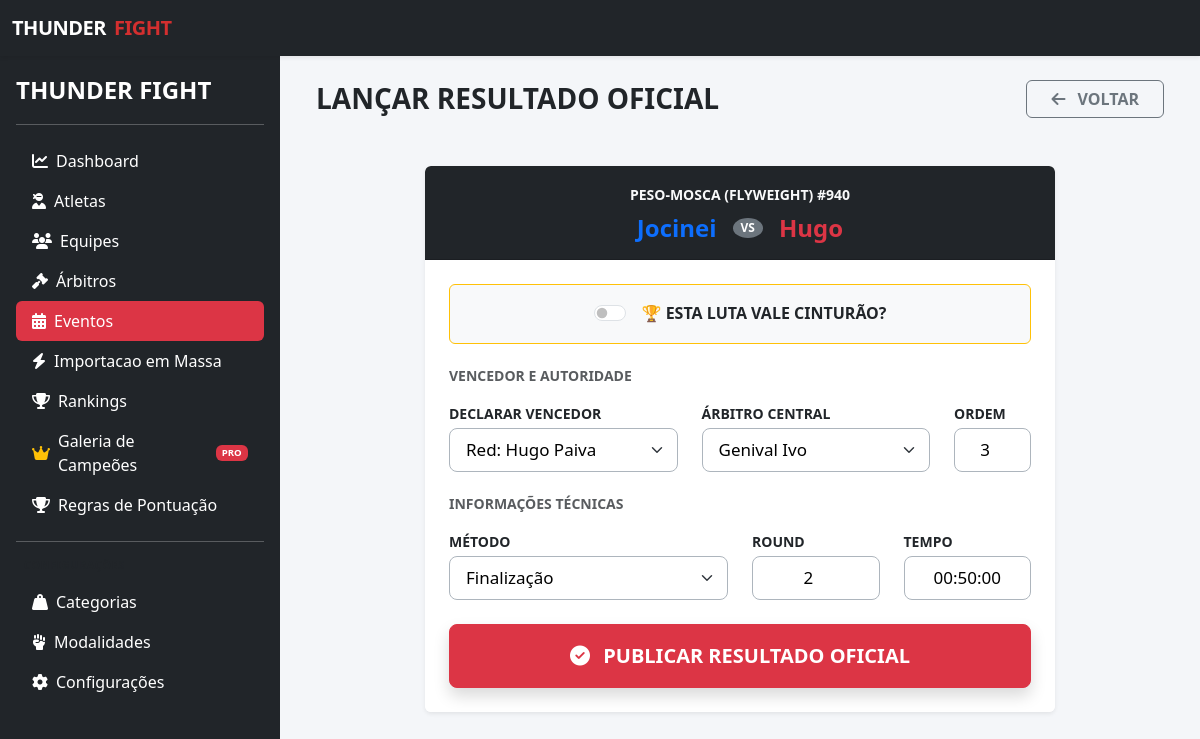
Screenshot of /public/eventos/lancar-resultado?id_luta=940 with the database file from the repository.
### tables this page shows
CREATE TABLE `lutas` (
  `id_luta` int NOT NULL,
  `id_evento` int DEFAULT NULL,
  `ordem_card` int NOT NULL,
  `id_atleta_azul` int NOT NULL,
  `id_atleta_vermelho` int NOT NULL,
  `vencedor_id` int DEFAULT NULL,
  `id_metodo` int DEFAULT NULL,
  `round_final` int DEFAULT NULL,
  `tempo_final` time DEFAULT NULL,
  `id_modalidade` int DEFAULT NULL,
  `id_categoria_peso` int DEFAULT NULL,
  `id_arbitro` int DEFAULT NULL,
  `status` enum('agendada','realizada','cancelada','no_contest') DEFAULT 'agendada',
  `num_rounds` int DEFAULT '3',
  `duracao_round` time DEFAULT '00:05:00',
  `vale_cinturao` tinyint(1) DEFAULT '0'
);

CREATE TABLE `categoria_peso` (
  `id_categoria_peso` int NOT NULL,
  `nome` varchar(100) DEFAULT NULL,
  `peso_min` decimal(6,2) DEFAULT NULL,
  `peso_max` decimal(6,2) DEFAULT NULL,
  `id_modalidade` int DEFAULT NULL,
  `sexo` enum('M','F','Unissex') NOT NULL DEFAULT 'Unissex'
);

CREATE TABLE `atletas` (
  `id_atleta` int NOT NULL,
  `nome` varchar(200) DEFAULT NULL,
  `sobrenome` varchar(200) DEFAULT NULL,
  `apelido` varchar(80) DEFAULT NULL,
  `foto` varchar(255) DEFAULT 'default.jpg',
  `sexo` enum('M','F') DEFAULT NULL,
  `cpf` varchar(20) DEFAULT NULL,
  `rg` varchar(20) DEFAULT NULL,
  `nacionalidade` varchar(80) DEFAULT NULL,
  `data_nascimento` date DEFAULT NULL,
  `peso` decimal(6,2) DEFAULT NULL,
  `altura` decimal(5,2) DEFAULT NULL,
  `envergadura` decimal(5,2) DEFAULT NULL,
  `id_modalidade` int DEFAULT NULL,
  `id_categoria_peso` int DEFAULT NULL,
  `vitorias` int DEFAULT '0',
  `derrotas` int DEFAULT '0',
  `empates` int DEFAULT '0',
  `id_equipe` int DEFAULT NULL,
  `id_endereco` int DEFAULT NULL,
  `id_contato` int DEFAULT NULL,
  `ranking_pontos` int DEFAULT '0',
  `sherdog` varchar(255) DEFAULT NULL,
  `tapology` varchar(255) DEFAULT NULL,
  `slug` varchar(80) DEFAULT NULL,
  `status` enum('ativo','inativo','suspenso') DEFAULT 'ativo',
  `created_at` timestamp NULL DEFAULT CURRENT_TIMESTAMP,
  `data_cadastro` timestamp NULL DEFAULT CURRENT_TIMESTAMP
);

CREATE TABLE `arbitros` (
  `id_arbitro` int NOT NULL,
  `nome` varchar(200) DEFAULT NULL,
  `apelido` varchar(100) DEFAULT NULL,
  `sexo` enum('M','F') DEFAULT NULL,
  `foto` varchar(255) DEFAULT NULL,
  `id_endereco` int DEFAULT NULL,
  `id_contato` int DEFAULT NULL,
  `status` enum('ativo','inativo','suspenso') DEFAULT 'ativo'
);

CREATE TABLE `metodos_vitoria` (
  `id_metodo` int NOT NULL,
  `nome` varchar(100) NOT NULL,
  `id_modalidade` int NOT NULL,
  `sigla` varchar(20) NOT NULL
);

### app/views/eventos/lancar_resultado.php (the view, shortened to what the rows shown need)
<div class="content-wrapper">
    <div class="content-header p-4">
        <div class="container-fluid">
            <div class="d-flex justify-content-between align-items-center mb-4">
                <h1 class="h3 fw-bold text-uppercase mb-0">Lançar Resultado Oficial</h1>
                <a href="<?= BASE_URL ?>/eventos/lutas?id=<?= $luta['id_evento'] ?>"
                    class="btn btn-outline-secondary fw-bold text-uppercase px-4">
                    <i class="fas fa-arrow-left me-2"></i> Voltar
                </a>
            </div>
        </div>
    </div>
    <section class="content px-4">
        <div class="container-fluid">
            <div class="row justify-content-center">
                <div class="col-lg-10 col-xl-9">
                    <form action="<?= BASE_URL ?>/eventos/salvar-resultado" method="POST">
                        <div class="card shadow-sm border-0 mb-4 overflow-hidden">
                            <div class="card-header bg-dark text-center py-3">
                                <small class="text-light text-uppercase fw-bold">
                                    <?= htmlspecialchars($luta['categoria_nome'] ?? 'Categoria') ?>
                                    #<?= $luta['id_luta'] ?>
                                </small>
                                <div class="d-flex justify-content-center align-items-center mt-2 gap-3">
                                    <h2 class="h4 fw-bold text-primary mb-0">
                                        <?= htmlspecialchars($luta['atleta_azul_nome'] ?? 'Atleta Azul') ?>
                                    </h2>
                                    <span class="badge bg-secondary rounded-circle px-2 py-1">VS</span>
                                    <h2 class="h4 fw-bold text-danger mb-0">
                                        <?= htmlspecialchars($luta['atleta_vermelho_nome'] ?? 'Atleta Vermelho') ?>
                                    </h2>
                                </div>
                            </div>
                            <div class="card-body p-4 bg-white">
                                <div class="border border-warning border-dashed rounded p-3 text-center mb-4 bg-light">
                                    <div class="form-check form-switch d-inline-block">
                                        <input class="form-check-input" type="checkbox" name="vale_cinturao"
                                            id="valeCinturao" value="1" <?= (isset($luta['vale_cinturao']) && $luta['vale_cinturao'] == 1) ? 'checked' : '' ?>>
                                        <label class="form-check-label fw-bold text-uppercase ms-2"
                                            for="valeCinturao">🏆 Esta luta vale cinturão?</label>
                                    </div>
                                </div>
                                <h6 class="text-muted text-uppercase fw-bold mb-3 small">Vencedor e Autoridade</h6>
                                <div class="row mb-4">
                                    <div class="col-md-5">
                                        <label class="form-label fw-bold small text-uppercase">Declarar Vencedor</label>
                                        <select name="id_vencedor" id="declarar_vencedor" class="form-select form-select-lg border-2" required>
                                            <option value="<?= $luta['id_atleta_vermelho'] ?>" <?= ($luta['id_vencedor'] == $luta['id_atleta_vermelho']) ? 'selected' : '' ?>>
                                                Red: <?= htmlspecialchars($luta['atleta_vermelho_nome']) ?> <?= htmlspecialchars($luta['atleta_vermelho_sobrenome']) ?>
                                            </option>
                                        </select>
                                    </div>
                                    <div class="col-md-5">
                                        <label class="form-label fw-bold small text-uppercase">Árbitro Central</label>
                                        <select name="id_arbitro" id="arbitro" class="form-select form-select-lg" required>
                                            <?php foreach ($arbitros as $arb): ?>
                                                <option value="<?= $arb['id_arbitro'] ?>" <?= ($luta['id_arbitro'] == $arb['id_arbitro']) ? 'selected' : '' ?>>
                                                    <?= htmlspecialchars($arb['nome']) ?>
                                                </option>
                                            <?php endforeach; ?>
                                        </select>
                                    </div>
                                    <div class="col-md-2">
                                        <label class="form-label fw-bold small text-uppercase">Ordem</label>
                                        <input type="number" name="ordem_card" id="ordem" class="form-control form-control-lg text-center" value="<?= $luta['ordem_card'] ?? 1 ?>">
                                    </div>
                                </div>
                                <h6 class="text-muted text-uppercase fw-bold mb-3 small">Informações Técnicas</h6>
                                <div class="row mb-4">
                                    <div class="col-md-6">
                                        <label class="form-label fw-bold small text-uppercase">Método</label>
                                        <select name="id_metodo" id="metodo_combate" class="form-select form-select-lg" required>
                                            <?php foreach ($metodosVitoria as $m): ?>
                                                <option value="<?= $m['id_metodo'] ?>" data-sigla="<?= $m['sigla'] ?>" <?= ($luta['id_metodo'] == $m['id_metodo']) ? 'selected' : '' ?>>
                                                    <?= htmlspecialchars($m['nome']) ?>
                                                </option>
                                            <?php endforeach; ?>
                                        </select>
                                    </div>
                                    <div class="col-md-3">
                                        <label class="form-label fw-bold small text-uppercase">Round</label>
                                        <input type="number" id="ordem" name="round_final" class="form-control form-control-lg text-center" value="<?= $luta['round_final'] ?? '' ?>" placeholder="1" min="1" max="5" required>
                                    </div>
                                    <div class="col-md-3">
                                        <label class="form-label fw-bold small text-uppercase">Tempo</label>
                                        <input type="text" name="tempo_final" id="tempo_final" class="form-control form-control-lg text-center" value="<?= $luta['tempo_final'] ?? '' ?>" placeholder="0:00" required>
                                    </div>
                                </div>
                                <button type="submit" class="btn btn-danger btn-lg w-100 fw-bold text-uppercase py-3 shadow">
                                    <i class="fas fa-check-circle me-2"></i> Publicar Resultado Oficial
                                </button>
                            </div>
                        </div>
                    </form>
                </div>
            </div>
        </div>
    </section>
</div>

### rows the page displays
lutas: id_categoria_peso.nome "PESO-MOSCA (FLYWEIGHT)", id_luta "940", id_atleta_azul.nome "Jocinei", id_atleta_vermelho.nome "Hugo", id_vencedor "Red: Hugo Paiva", id_arbitro "Genival Ivo", ordem_card "3", id_metodo "Finalização", round_final "2", tempo_final "00:50:00"
